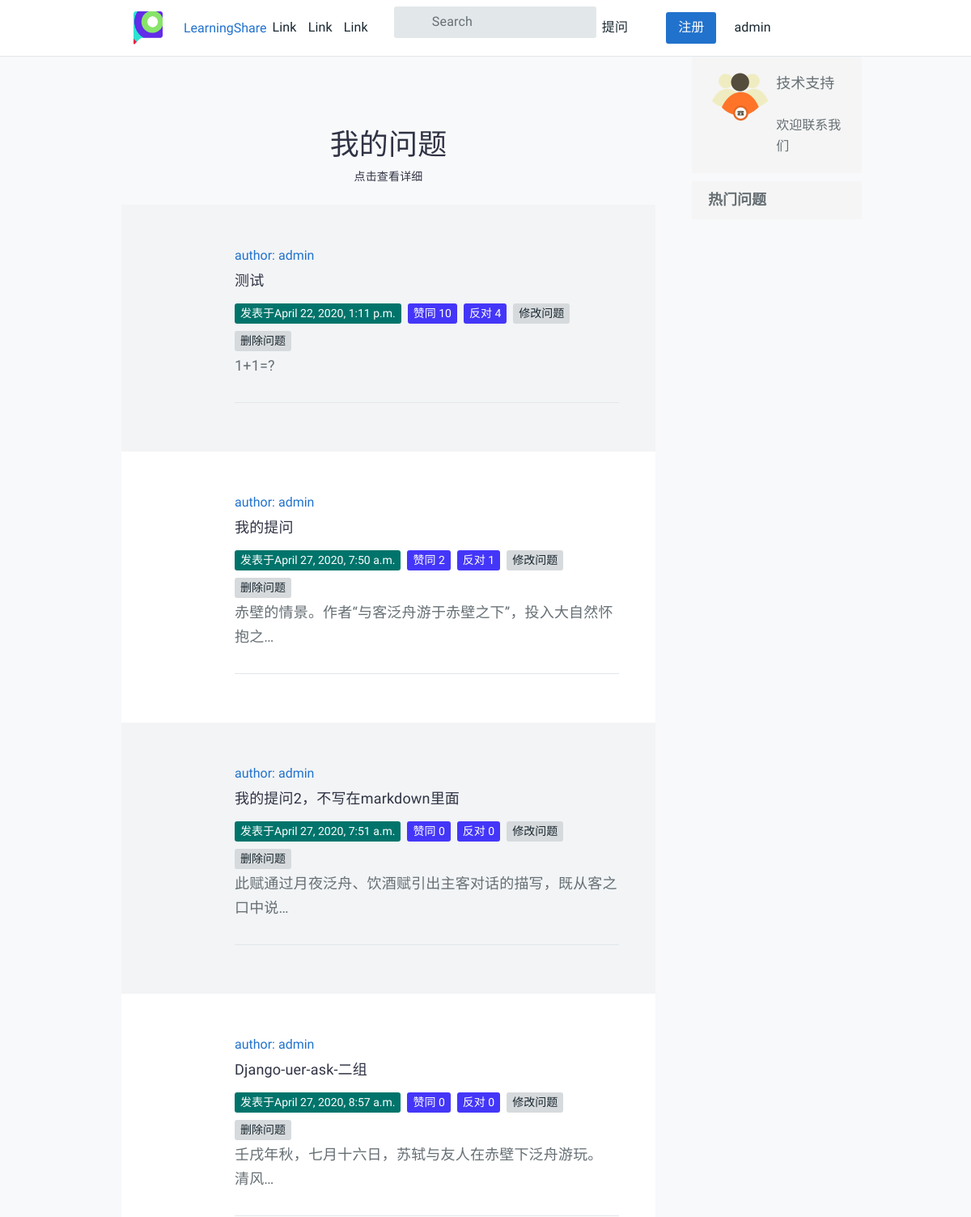
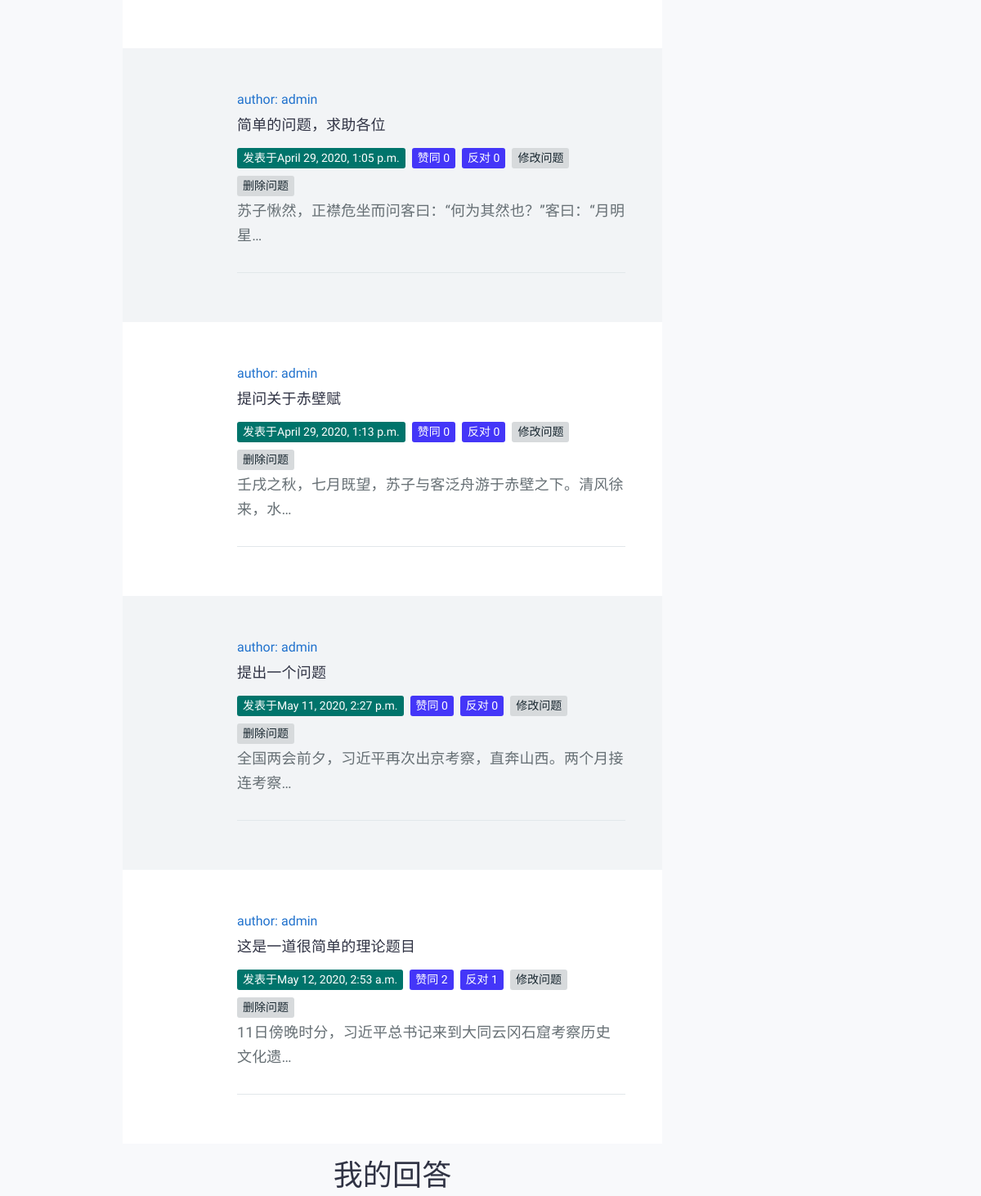
The page /question/my_questions/ (signed in, upper part) on the database as committed earlier (2 pictures, top to bottom).
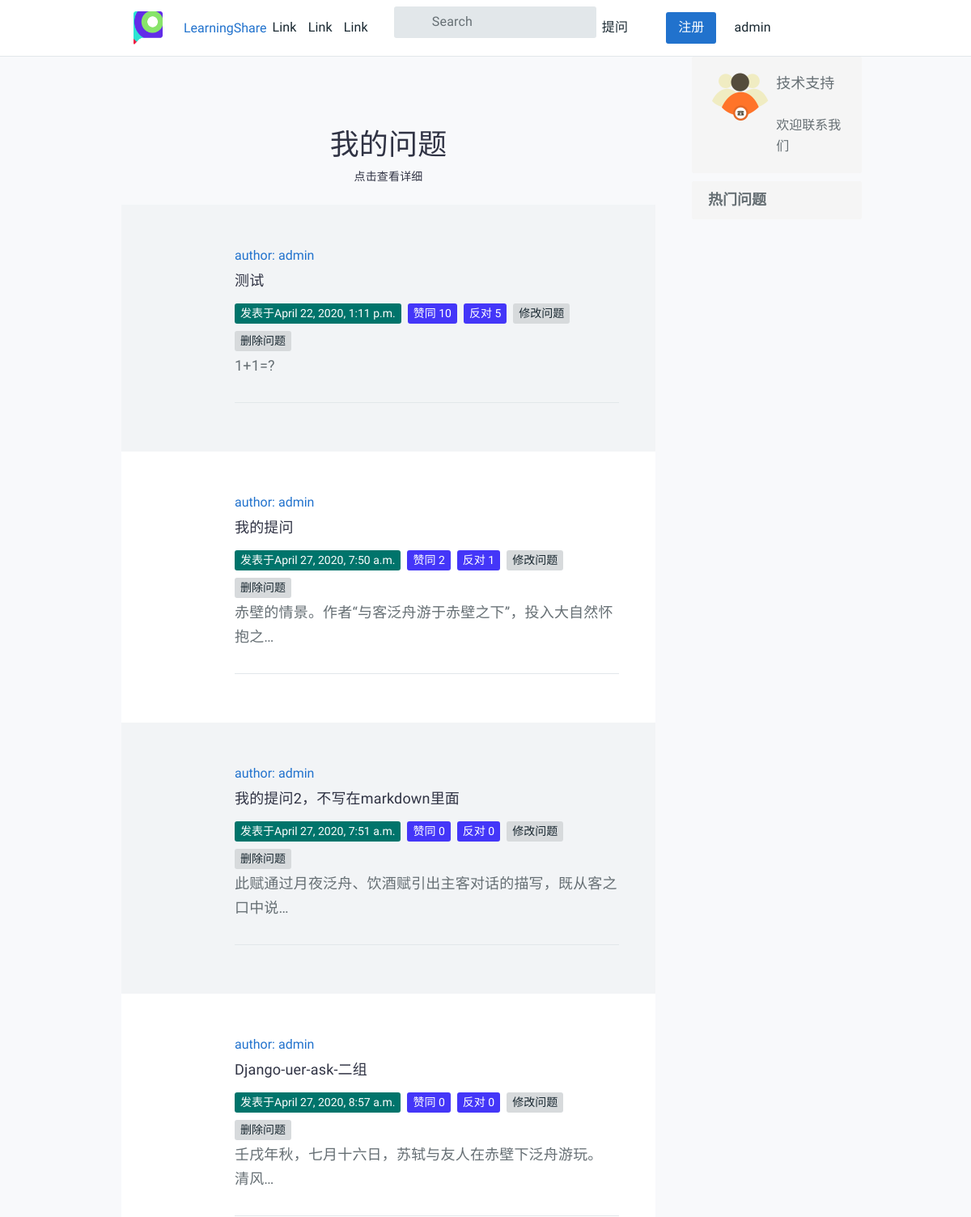
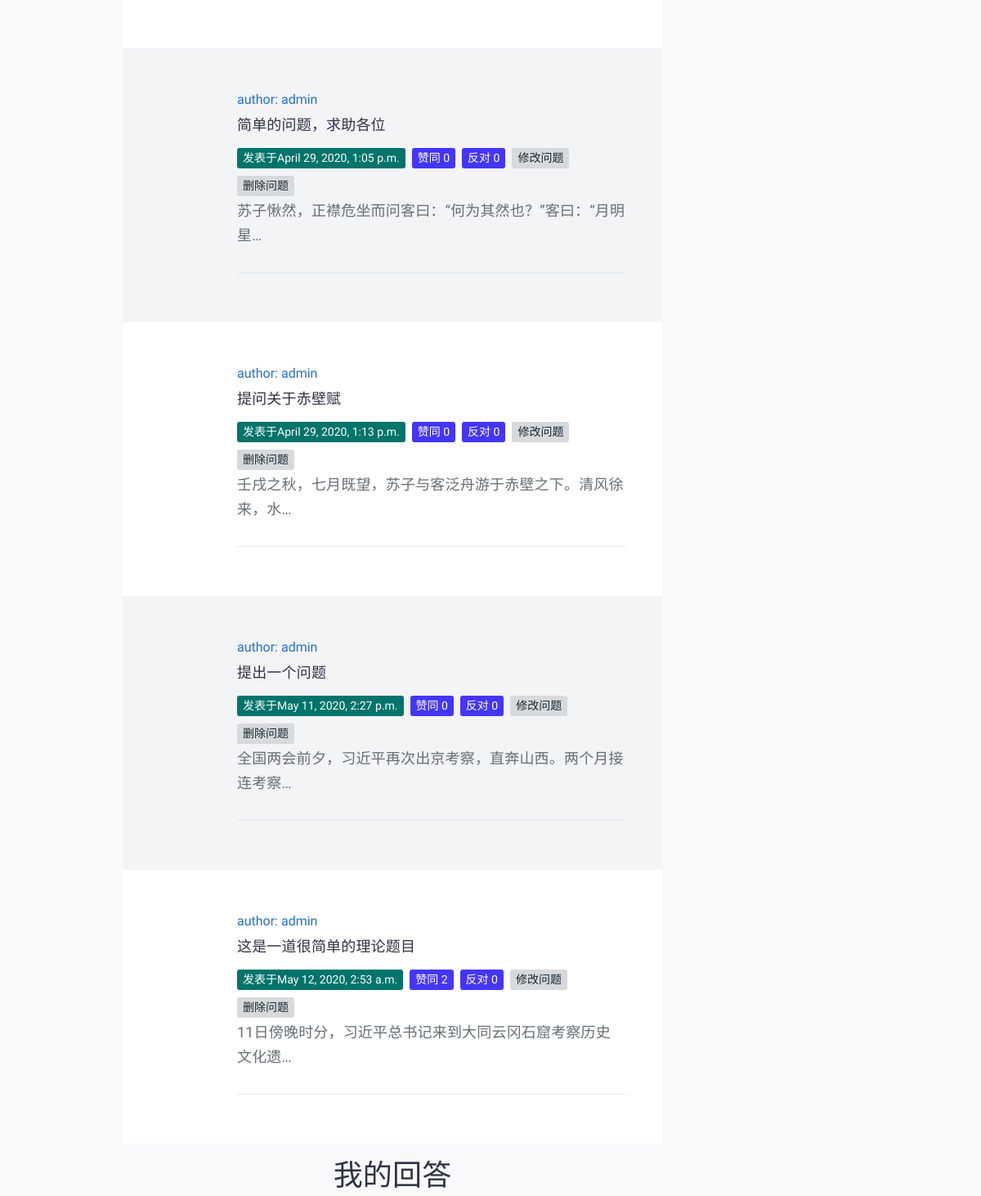
The same page on the database as committed later (2 pictures, top to bottom).
### QuestionApp/models.py (models this page shows, shortened)
class Question(models.Model):
    user = models.ForeignKey(User, verbose_name='提问者', related_name='questions',on_delete=models.CASCADE)
    questionTitle = models.CharField('问题标题', max_length=40, unique=True,blank=False)
    questionCategory = models.ForeignKey('CategoryApp.Category', verbose_name='板块名称', on_delete=models.CASCADE)
    questionDescription = models.TextField('详细描述')
    created=models.DateTimeField(default=timezone.now,verbose_name='发布日期')
    publishDate = models.DateTimeField(auto_now=True, verbose_name='更新日期')
    goodNum = models.IntegerField(default=0,verbose_name='赞数')
    badNum = models.IntegerField(default=0, verbose_name='反对数')
    grade = models.IntegerField(default=0, verbose_name='综合质量')
    collect = models.ManyToManyField(User, related_name='collect_question', verbose_name='收藏',blank=True)
    users_like = models.ManyToManyField(User, related_name="questions_like", blank=True)
    users_unlike = models.ManyToManyField(User, related_name="questions_unlike", blank=True)
    views = models.IntegerField(default=0, verbose_name="阅读次数")

### QuestionApp/views.py (the view)
# urls.py: path('my_questions/', views.my_questions, name='my_questions'),
def my_questions(request):
    username = request.user.username
    is_logged_in = True
    context = {
        'username': username,
        'is_logged_in': is_logged_in,
    }
    questions = request.user.questions.all()
    answers = request.user.answers.all()
    context['questions'] = questions
    context['answers'] = answers
    return render(request, 'question/my_questions.html', context)

### templates/question/my_questions.html (shortened to what this page needs)
{% extends "index.html" %}
{% load static %}
{% block content %}
<div class="col-sm-9">
    <main id="tt-pageContent" class="tt-offset-small">
        <div class="container">
            <div class="tt-topic-list">
                <div class="tt-list-header">
                    <div class="tt-col-topic text-center">
                        <h1>我的问题</h1>
                        <p>点击查看详细</p>
                    </div>
                </div>
                {% for question in questions %}
                <div class="tt-item">
                    <div class="tt-single-topic">
                        <div class="tt-item-header pt-noborder">
                            <div class="tt-item-header info-top">
                                <div class="tt-avater-title">
                                    <a href="#">author: {{ question.user }}</a>
                                </div>
                                <div class="tt-item-title">
                                    <a href="../{{question.id}}">{{question.questionTitle}}</a>
                                </div>
                                <div class="tt-item-tag">
                                    <ul class="tt-list-badge">
                                        <li><a href="#"><span
                                                    class="tt-color09 tt-badge">发表于{{ question.created }}</span></a></li>
                                        <li><a href="#"><span class="tt-color02 tt-badge">赞同 {{ question.goodNum }}</span></a></li>
                                        <li><a href="#"><span class="tt-color02 tt-badge">反对 {{ question.badNum }}</span></a></li>
                                        <li><a href="{%  url 'question:redit_question' question_id=question.id %}"><span class="tt-badge">修改问题</span> </a> </li>
                                        <li><a href="{%  url 'question:delete_question' question_id=question.id %}"><span class="tt-badge">删除问题</span> </a> </li>
                                    </ul>
                                </div>
                                <div class="tt-item-title">
                                    <p>{{ question.questionDescription | truncatechars:"30"}}</p>
                                </div>
                            </div>
                        </div>
                    </div>
                </div>
                {% endfor %}
            <div class="tt-list-header">
                    <div class="tt-col-topic text-center">
                        <h1>我的回答</h1>
                    </div>
                </div>
            </div>
        </div>
    </main>
</div>
{% endblock %}

Rows that differ between the two databases and show on the page:
changed Question "测试": badNum "4" → "5"
changed Question "这是一道很简单的理论题目": badNum "1" → "0"
